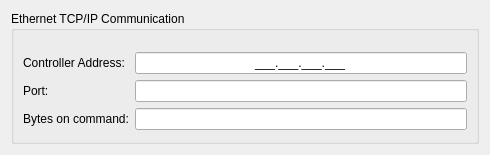
<?xml version="1.0" encoding="UTF-8"?>
<ui version="4.0">
 <class>EthernetTcpCommunicationConfigWidget</class>
 <widget class="QWidget" name="EthernetTcpCommunicationConfigWidget">
  <property name="geometry">
   <rect>
    <x>0</x>
    <y>0</y>
    <width>490</width>
    <height>155</height>
   </rect>
  </property>
  <property name="windowTitle">
   <string>Form</string>
  </property>
  <layout class="QGridLayout" name="gridLayout">
   <item row="0" column="0">
    <widget class="QGroupBox" name="groupBox">
     <property name="title">
      <string>Ethernet TCP/IP Communication</string>
     </property>
     <layout class="QGridLayout" name="gridLayout_2">
      <item row="0" column="0">
       <layout class="QHBoxLayout" name="horizontalLayout">
        <property name="topMargin">
         <number>11</number>
        </property>
        <item>
         <layout class="QVBoxLayout" name="verticalLayout">
          <item>
           <widget class="QLabel" name="label">
            <property name="text">
             <string>Controller Address:</string>
            </property>
           </widget>
          </item>
          <item>
           <widget class="QLabel" name="label_2">
            <property name="text">
             <string>Port:</string>
            </property>
           </widget>
          </item>
          <item>
           <widget class="QLabel" name="label_3">
            <property name="text">
             <string>Bytes on command:</string>
            </property>
           </widget>
          </item>
         </layout>
        </item>
        <item>
         <layout class="QVBoxLayout" name="verticalLayout_2">
          <item>
           <widget class="LineEdit" name="ipAddressLineEdit">
            <property name="inputMask">
             <string>000.000.000.000;_</string>
            </property>
            <property name="alignment">
             <set>Qt::AlignCenter</set>
            </property>
           </widget>
          </item>
          <item>
           <widget class="LineEdit" name="portLineEdit">
            <property name="text">
             <string/>
            </property>
            <property name="alignment">
             <set>Qt::AlignCenter</set>
            </property>
           </widget>
          </item>
          <item>
           <widget class="LineEdit" name="bytesOnCommandLineEdit">
            <property name="alignment">
             <set>Qt::AlignCenter</set>
            </property>
           </widget>
          </item>
         </layout>
        </item>
       </layout>
      </item>
     </layout>
    </widget>
   </item>
  </layout>
 </widget>
 <customwidgets>
  <customwidget>
   <class>LineEdit</class>
   <extends>QLineEdit</extends>
   <header>lineedit.h</header>
  </customwidget>
 </customwidgets>
 <resources/>
 <connections/>
</ui>
